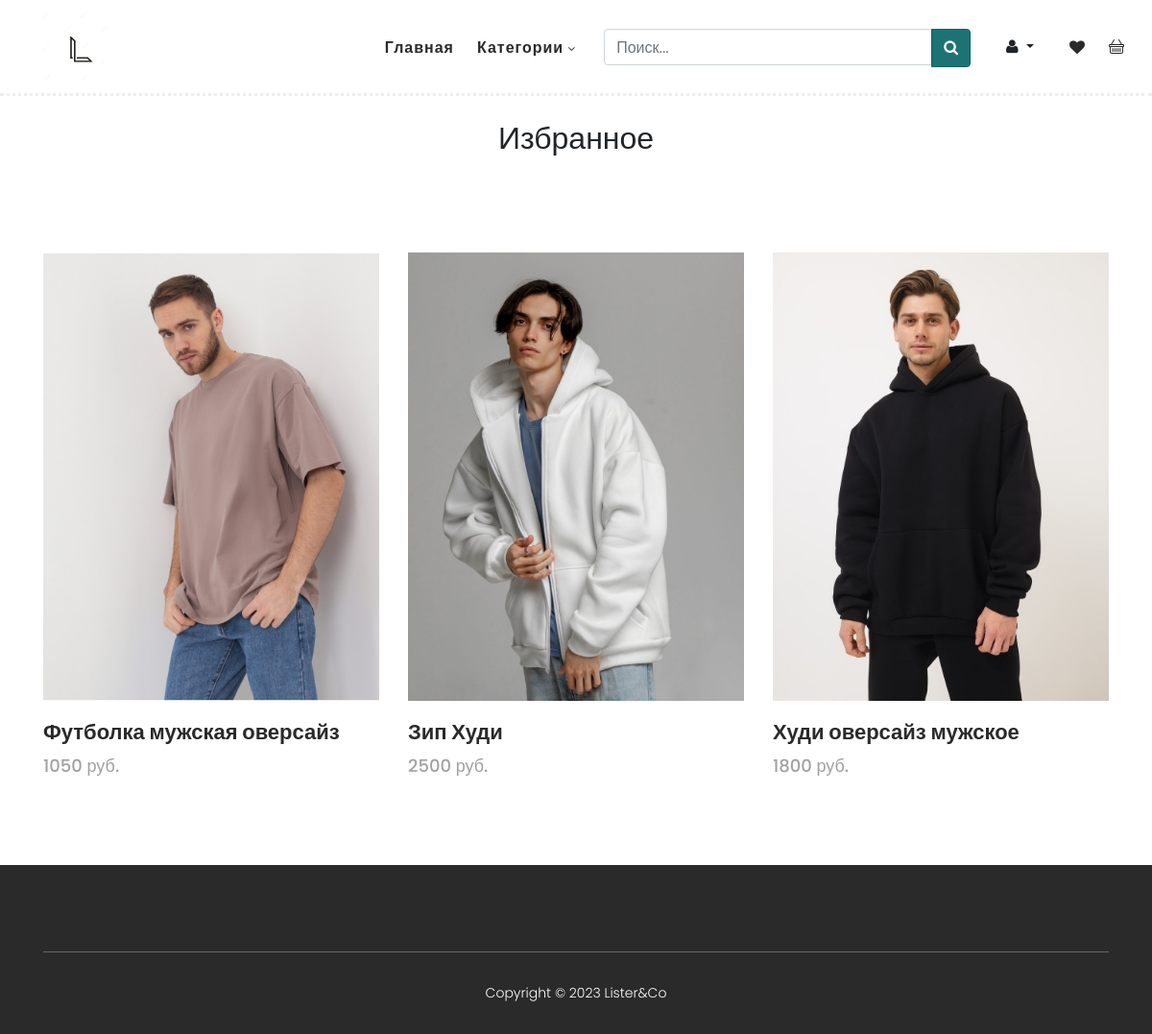
Before: /favorites/ (signed in) with the older database file.
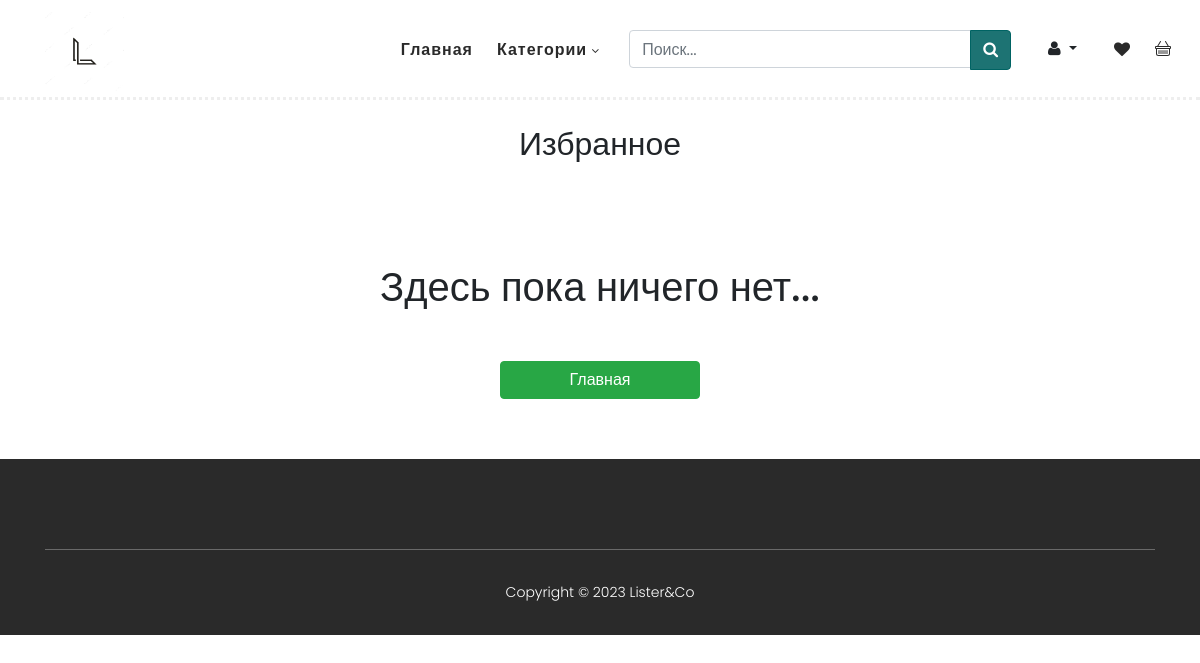
After: the same page with the newer database file.
### store/models.py (models this page shows, shortened)
class Favorite(models.Model):
    user = models.ForeignKey(User, on_delete=models.CASCADE)
    product = models.ForeignKey(Product, on_delete=models.CASCADE)
    class Meta:
        verbose_name = 'Избранное'
        verbose_name_plural = 'Избранное'

class Product(models.Model):
    name = models.CharField(max_length=100)
    description = models.TextField()
    materials = models.CharField(max_length=100)
    price = models.IntegerField(null=True)
    photo = models.ImageField(upload_to="photos/%Y/%m/%d", null=True)
    photo2 = models.ImageField(upload_to="photos/%Y/%m/%d", null=True)
    photo3 = models.ImageField(upload_to="photos/%Y/%m/%d", null=True)
    time_create = models.TimeField(auto_now_add=True)
    category = models.ForeignKey('Category', on_delete=models.PROTECT)
    class Meta:
        verbose_name = 'Одежда'
        verbose_name_plural = 'Одежда'
    def get_absolute_url(self):
        return reverse('detail', kwargs={'did': self.pk})

### store/views.py (the view)
# urls.py: path('favorites/', favorite_details, name='favorites'),
@login_required
def favorite_details(request):
    user = request.user
    user_favorites = reversed(Favorite.objects.filter(user=request.user))
    user_favorites_length = Favorite.objects.filter(user=request.user)
    categorys = Category.objects.all()
    context = {
        'user': user,
        'user_favorites': user_favorites,
        'user_favorites_length': user_favorites_length,
        'title': 'Избранное',
        'categorys': categorys,
    }
    return render(request, 'store/favorite_detail.html', context)

### store/models.py (called while the page is built)
    def get_absolute_url(self):
        return reverse('category', kwargs={'cid': self.pk})

### store/templates/store/favorite_detail.html (shortened to what this page needs)
{% extends 'store/base.html' %}
{% block content %}
    <div class="favorites-header">
        <h2 class="favorites-h">Избранное</h2>
    </div>
    <section class="section" id="products">
        {% if user_favorites_length|length == 0 %}
                        <div class="basket-error">
                            <h1 class="h-basket-error">Здесь пока ничего нет...</h1>
                            <a href="{% url 'home' %}" class="btn btn-success">Главная</a>
                        </div>
                {% else %}
        <div class="container favorites-page">
            <div class="row">
                {% for u in user_favorites %}
                <div class="col-lg-4">
                    <div class="item">
                        <div class="thumb">
                            <a href="{{u.product.get_absolute_url}}"><img src="{{u.product.photo.url}}" alt=""></a>
                        </div>
                        <div class="down-content">
                            <a href="{{u.product.get_absolute_url}}"><h4>{{u.product.name}}</h4></a>
                            <span>{{u.product.price}} руб.</span>
                        </div>
                    </div>
                </div>
                {% endfor %}
                {% endif %}
            </div>
        </div>
    </section>
{% endblock %}

Changed rows visible on the page:
removed Favorite: product.photo (picture), product.name "Футболка мужская оверсайз", product.price "1050"
removed Favorite: product.photo (picture), product.name "Зип Худи", product.price "2500"
removed Favorite: product.photo (picture), product.name "Худи оверсайз мужское", product.price "1800"
Other visible differences:
text now shown: "Здесь пока ничего нет... Главная"
